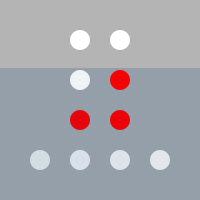
Frame 1 (no input)
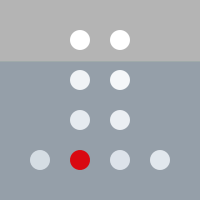
Frame 60 (the mouse pressed at the canvas centre just before this capture)
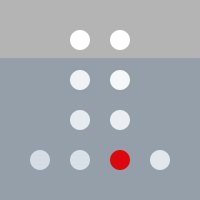
Frame 120 (the mouse held since frame 60 and released just before this capture)

The Processing sketch that drew these frames (run headless with seeded random() and noise(); from frame 60 on, the mouse is pressed at the canvas centre):

// Processing sketch: processing_25131
// ── processing_25131.pde

int coords[][]={{40,160},{80,160},{120,160},{160,160},{80,120},{120,120},{80,80},{120,80},{80,40},{120,40}};
int period[]  ={5,5,5,5,5,10,15,20,30,60};
int plus[]    ={4,3,2,1,0,0,0,0,0,0};


void setup()
{
  size(200,200);
  smooth();
}

void draw()
{
  background(180);
  for(int n=0;n<coords.length;n++)
  {    
    noStroke();
    fill(0,50,100,5);
    quad(0,(height-second()*3.3),200,(height-second()*3.3),200,200,0,200);
    
    if((second()+plus[n]) % period[n] ==0)
      fill(255,0,0);
    else
      fill(255);
    
    ellipse(coords[n][0],coords[n][1], 20,20);
    
    
  }
  
}


                
                                                
